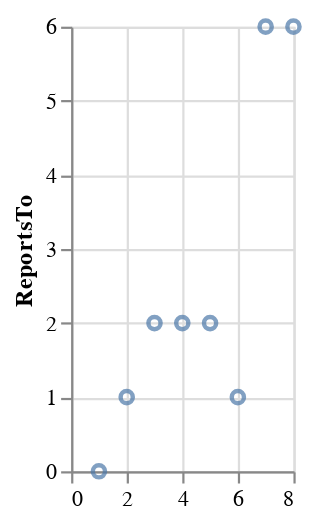

Notebook cell for this chart:
### Code cell
%XVEGA_PLOT X_FIELD EmployeeId Y_FIELD ReportsTo MARK point WIDTH 100 HEIGHT 200 <> SELECT EmployeeId, ReportsTo FROM employees

### Figure 1 — Vega-Lite specification as saved in the notebook (floating-point values rounded to 4 significant figures)
{"$schema": "https://vega.github.io/schema/vega-lite/v4.json", "config": {"axis": {"grid": true}}, "data": {"values": [{"EmployeeId": "name", "ReportsTo": "name"}, {"EmployeeId": "1", "ReportsTo": ""}, {"EmployeeId": "2", "ReportsTo": "1"}, {"EmployeeId": "6", "ReportsTo": "1"}, {"EmployeeId": "3", "ReportsTo": "2"}, {"EmployeeId": "4", "ReportsTo": "2"}, {"EmployeeId": "5", "ReportsTo": "2"}, {"EmployeeId": "7", "ReportsTo": "6"}, {"EmployeeId": "8", "ReportsTo": "6"}]}, "encoding": {"x": {"axis": {"title": []}, "field": "EmployeeId", "type": "quantitative"}, "y": {"field": "ReportsTo", "type": "quantitative"}}, "height": 200, "mark": {"type": "point"}, "width": 100}
